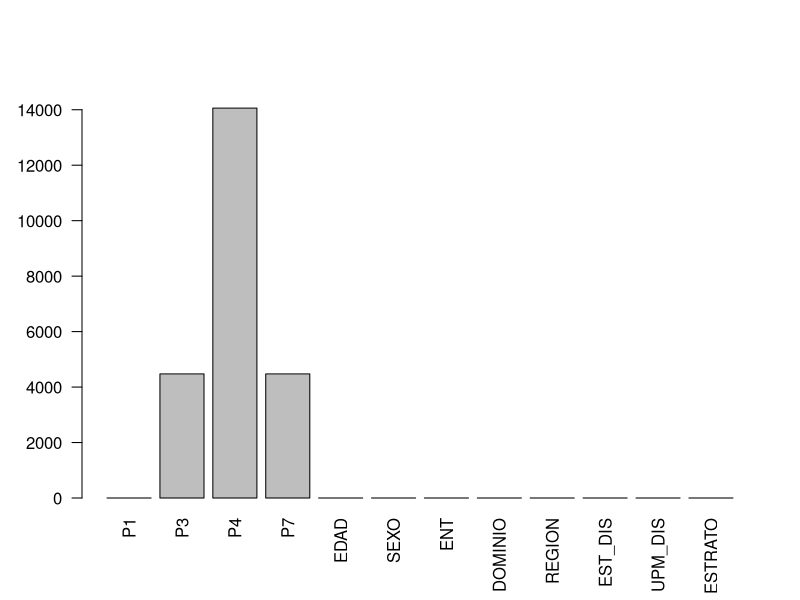
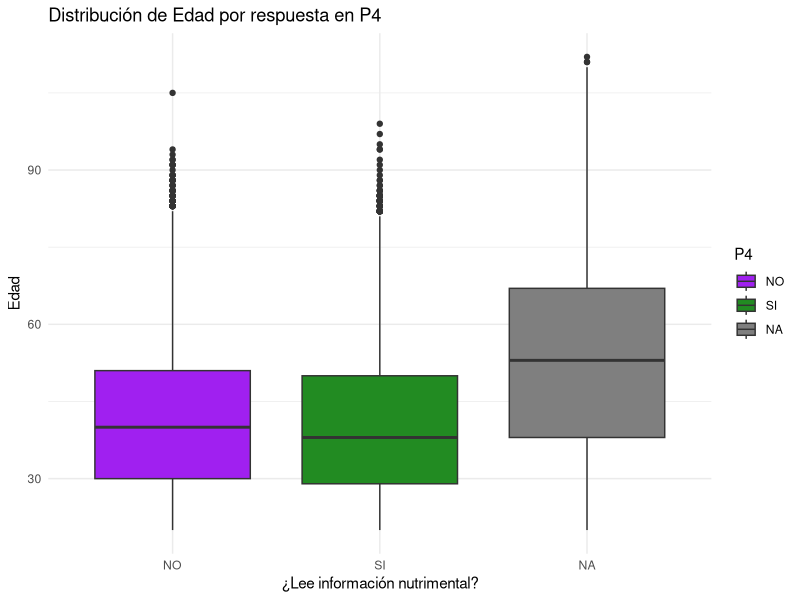
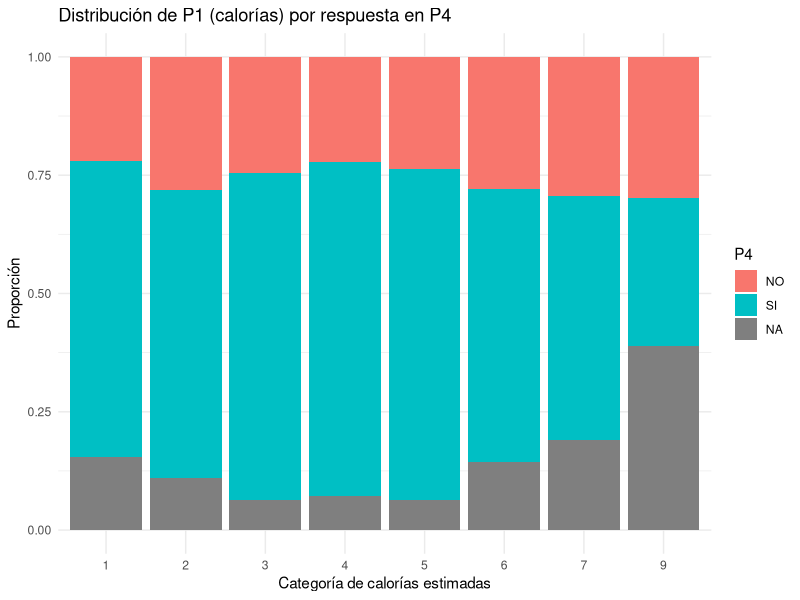
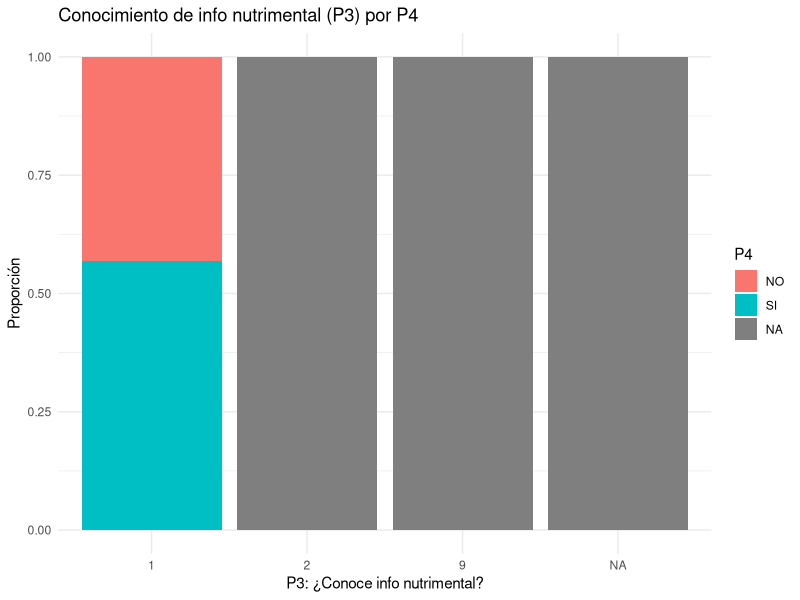
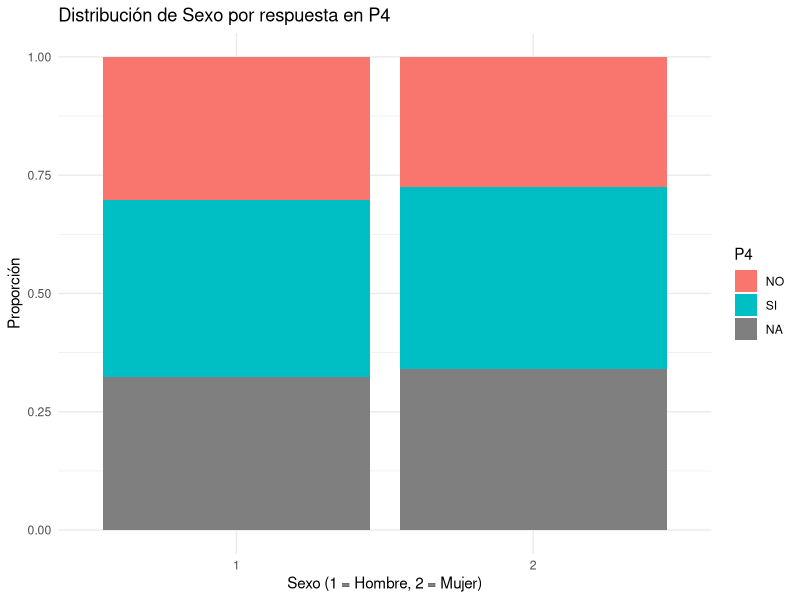
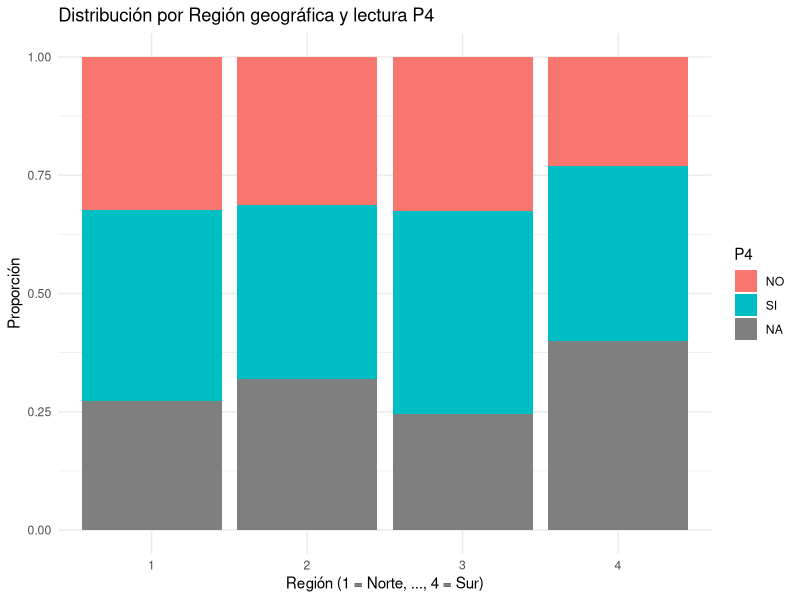
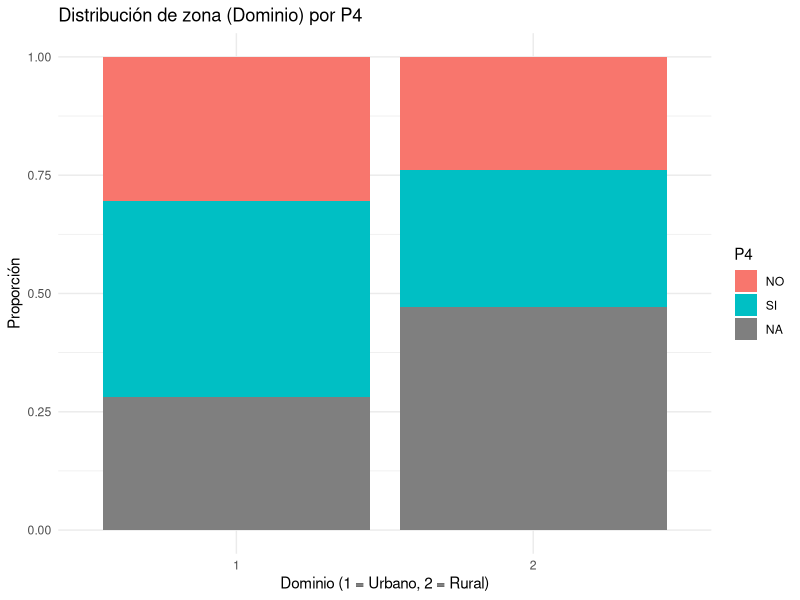
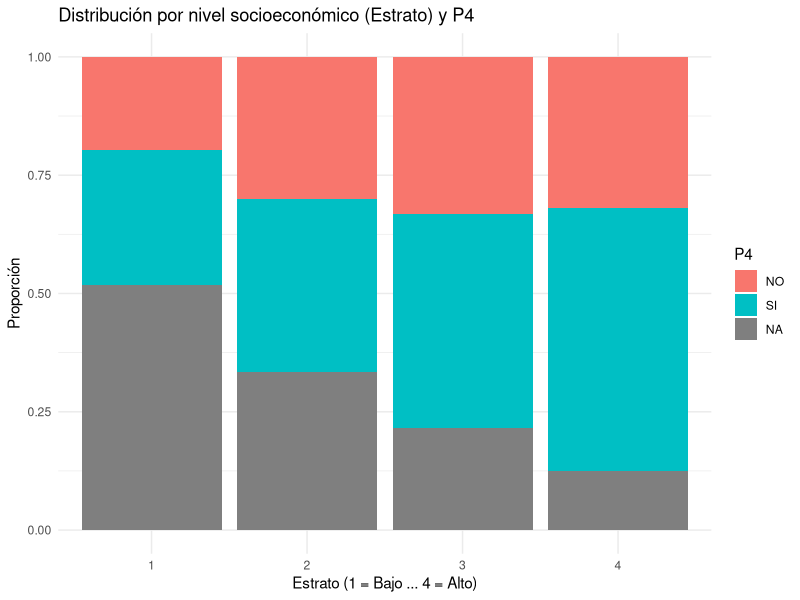

Here is the R script that generated these plots, in order:
## ---- chunk 1
prob1 <- read.csv("datosTF.csv", header = TRUE)
## ---- chunk 2
prob1 <- read.csv("datosTF.csv", header = TRUE)
## ---- chunk 3
prob2 <- read.csv("datosTF.csv", header = TRUE)
## ---- chunk 4
nrow(prob1)  # antes
#quitar los NA haciendo que los 9 se conviertan en NA
prob1$P4[prob1$P4 == 9] <- NA
#quitanto na
prob1 <- na.omit(prob1)
nrow(prob1)  # despues
## ---- chunk 5
nrow(prob2)  # antes
#parar 9s a na
prob2$P7[prob2$P7 == 9] <- NA
#pasamos a factor ordinal
prob2 <- na.omit(prob2)
nrow(prob2)  # despues
## ---- chunk 6
#para p1
# Convertir P4 numérico a "SI"/"NO"
prob1$P4 <- ifelse(prob1$P4 == 1, "SI", "NO")
prob1$P4 <- factor(prob1$P4, levels = c("NO","SI"))
## ---- chunk 7
#para p2
prob2$P7 <- factor(prob2$P7, 
                   levels = 1:5,
                   labels = c("Nunca", "Casi nunca", "A veces", 
                              "Casi siempre", "Siempre"),
                   ordered = TRUE)
## ---- chunk 8
# Contar renglones en cada conjunto
nrow(prob1)  # Número de renglones en problema 1
nrow(prob2)  # Número de renglones en problema 
## ---- chunk 9
#carga de datos
library(tidyverse)
problema1 <- read.csv("datosTF.csv", header = TRUE)
glimpse(problema1)   # estructura y tipos de datos
## ---- chunk 10
#  Contar y mostrar NAs por columna
na_por_col <- colSums(is.na(problema1))
print(na_por_col)
## ---- chunk 11
barplot(na_por_col,
        las   = 2,                          
        ylim  = c(0, 15000))
## ---- chunk 12

# Cargar datos
datos <- read.csv("datosTF.csv", header = TRUE)

# Paso 1: Crear variable binaria para P4 (1 = SI, 0 = NO, NA = no responde)
datos$P4_bin <- ifelse(datos$P4 == 1, 1,
                       ifelse(datos$P4 == 2, 0, NA))

# Paso 2: Eliminar filas donde P4_bin es NA
df_filtrado <- datos[!is.na(datos$P4_bin), ]

# Paso 3: Seleccionar variables numéricas incluyendo P3 y excluyendo P7
vars_numericas <- df_filtrado %>%
  select(P1, P3, EDAD, SEXO, ENT, DOMINIO, REGION, EST_DIS, UPM_DIS, ESTRATO)

# Paso 4: Calcular correlaciones con P4_bin
correlaciones <- cor(df_filtrado$P4_bin, vars_numericas)

# Paso 5: Asignar nombres legibles
nombres_legibles <- c(
  "P1 (calorías)", 
  "P3 (conoce info)", 
  "Edad", 
  "Sexo", 
  "Entidad", 
  "Dominio", 
  "Región", 
  "Estrato diseño", 
  "UPM diseño", 
  "Estrato socioeconómico"
)

# Asegurarse que los nombres coincidan
names(correlaciones) <- nombres_legibles

# Paso 6: Ordenar y mostrar
correlaciones_ordenadas <- sort(correlaciones, decreasing = TRUE)
correlaciones_ordenadas
## ---- chunk 13
# Cargar librerías
library(tidyverse)

# Cargar datos limpios
prob1 <- read.csv("datosTF.csv", header = TRUE)
prob1$P4 <- ifelse(prob1$P4 == 1, "SI", "NO")
prob1$P4 <- factor(prob1$P4, levels = c("NO", "SI"))

str(prob1)

# ----------- Edad
ggplot(prob1, aes(x = P4, y = EDAD, fill = P4)) +
  geom_boxplot() +
  labs(title = "Distribución de Edad por respuesta en P4",
       x = "¿Lee información nutrimental?",
       y = "Edad") +
  scale_fill_manual(values = c("NO" = "purple", "SI" = "forestgreen")) +
  theme_minimal()


# ----------- P1, calorías estimadas
ggplot(prob1, aes(x = as.factor(P1), fill = P4)) +
  geom_bar(position = "fill") +
  labs(title = "Distribución de P1 (calorías) por respuesta en P4",
       x = "Categoría de calorías estimadas",
       y = "Proporción",
       fill = "P4") +
  theme_minimal()


# ----------- P3, tabla nutrimental
ggplot(prob1, aes(x = as.factor(P3), fill = P4)) +
  geom_bar(position = "fill") +
  labs(title = "Conocimiento de info nutrimental (P3) por P4",
       x = "P3: ¿Conoce info nutrimental?",
       y = "Proporción",
       fill = "P4") +
  theme_minimal()


# ----------- Sexo
ggplot(prob1, aes(x = as.factor(SEXO), fill = P4)) +
  geom_bar(position = "fill") +
  labs(title = "Distribución de Sexo por respuesta en P4",
       x = "Sexo (1 = Hombre, 2 = Mujer)",
       y = "Proporción",
       fill = "P4") +
  theme_minimal()



# ----------- Región
ggplot(prob1, aes(x = as.factor(REGION), fill = P4)) +
  geom_bar(position = "fill") +
  labs(title = "Distribución por Región geográfica y lectura P4",
       x = "Región (1 = Norte, ..., 4 = Sur)",
       y = "Proporción",
       fill = "P4") +
  theme_minimal()



# ----------- Dominio 
ggplot(prob1, aes(x = as.factor(DOMINIO), fill = P4)) +
  geom_bar(position = "fill") +
  labs(title = "Distribución de zona (Dominio) por P4",
       x = "Dominio (1 = Urbano, 2 = Rural)",
       y = "Proporción",
       fill = "P4") +
  theme_minimal()




# ----------- Estrato sociodemográfico
ggplot(prob1, aes(x = as.factor(ESTRATO), fill = P4)) +
  geom_bar(position = "fill") +
  labs(title = "Distribución por nivel socioeconómico (Estrato) y P4",
       x = "Estrato (1 = Bajo ... 4 = Alto)",
       y = "Proporción",
       fill = "P4") +
  theme_minimal()



# ----------- Entidad Federativa (ENT)
ggplot(prob1, aes(x = as.factor(ENT), fill = P4)) +
  geom_bar(position = "fill") +
  labs(title = "Distribución por Entidad Federativa y lectura de info nutrimental (P4)",
       x = "Entidad federativa (1 a 32)",
       y = "Proporción",
       fill = "P4") +
  theme_minimal()
## ---- chunk 14
# Leer los datos originales
datos <- read.csv("datosTF.csv", header = TRUE)

# Copiar los datos a un nuevo data frame para trabajar
pruebas <- datos

# Eliminar las columnas

pruebas$EST_DIS <- NULL
pruebas$ENT <- NULL
pruebas$UPM_DIS <- NULL

# Crear nueva columna Edad_grupo
pruebas <- pruebas |> 
  mutate(Edad_grupo = case_when(
    EDAD >= 20 & EDAD <= 34 ~ "20–34",
    EDAD >= 35 & EDAD <= 49 ~ "35–49",
    EDAD >= 50 & EDAD <= 64 ~ "50–64",
    EDAD >= 65 & EDAD <= 80 ~ "65–80",
    EDAD > 80              ~ "80+"
  ))


colSums(is.na(pruebas))
# Confirmar los cambios
str(pruebas)
## ---- chunk 15
pruebas$P1[pruebas$P1 == 9] <- NA
# Definir la función
convertir_na_a_no_p3 <- function(data) {
  data$P3 <- ifelse(is.na(data$P3), 2, data$P3)
  return(data)
}
pruebas <- convertir_na_a_no_p3(pruebas)
pruebas$P4[pruebas$P4 == 9] <- NA
pruebas$P7[pruebas$P7 == 9] <- NA
# Contar valores NA por columna
colSums(is.na(pruebas))
# Convertir P4 a binaria si es factor
pruebas$P4_bin <- ifelse(pruebas$P4 == "SI" | pruebas$P4 == 1, 1,
                         ifelse(pruebas$P4 == "NO" | pruebas$P4 == 2, 0, NA))


# Correlación con pares completos
cor.test(pruebas$P4_bin, as.numeric(pruebas$P3), use = "complete.obs")


table(pruebas$P3, useNA = "ifany")
